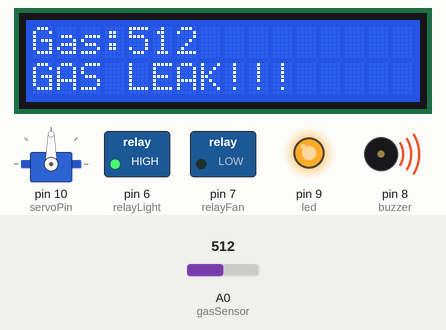
A sketch run on a simulated Arduino Uno, built with avr-gcc and run on an emulated ATmega328P. Parts: servo, 16×2 character LCD, switched loads named in the sketch (green lamp = pin HIGH), output pins drawn as LEDs (lit = HIGH), buzzer (waves = sounding, pin HIGH). The inputs (shaded band) are chosen by the test bench; at power-on: A0 (gasSensor) = 512.

Above: at 3.2 s.
3.3 s: A0 (gasSensor) set to 369
At 4.8 s:
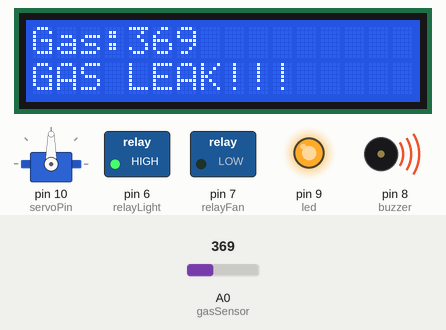
5.1 s: A0 (gasSensor) set to 340
At 6.2 s:
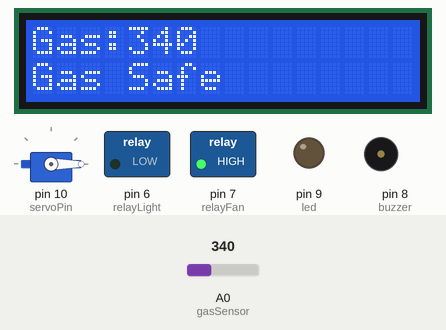
6.7 s: A0 (gasSensor) set to 360
At 7.6 s:
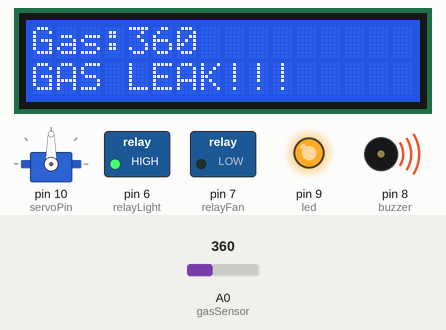
Timing chart, 0 to 9.7 s (numbered marks = the images above; inputs shaded):
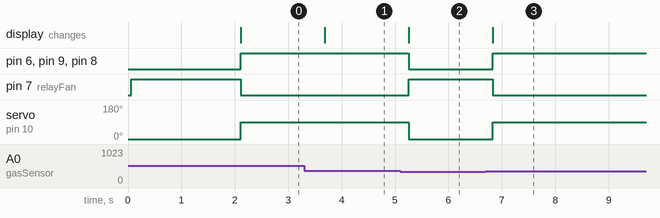

The sketch:

Gas_Leak_Detection.ino
```cpp
#include <Wire.h>
#include <LiquidCrystal_I2C.h>
#include <Servo.h>

LiquidCrystal_I2C lcd(0x27, 16, 2);
Servo windowServo;

// Pins
const int gasSensor = A0;
const int buzzer = 8;
const int led = 9;
const int relayLight = 6;
const int relayFan = 7;
const int servoPin = 10;

int threshold = 350;

void setup() {
  pinMode(gasSensor, INPUT);
  pinMode(buzzer, OUTPUT);
  pinMode(led, OUTPUT);
  pinMode(relayLight, OUTPUT);
  pinMode(relayFan, OUTPUT);

  windowServo.attach(servoPin);
  windowServo.write(0);

  lcd.init();
  lcd.backlight();

  // Normal State
  digitalWrite(relayLight, LOW);   // Light ON (Active LOW relay)
  digitalWrite(relayFan, HIGH);    // Fan OFF

  digitalWrite(buzzer, LOW);
  digitalWrite(led, LOW);

  lcd.setCursor(0,0);
  lcd.print("Gas Detector");
  lcd.setCursor(0,1);
  lcd.print("System Ready");
  delay(2000);
  lcd.clear();
}

void loop() {

  int gasValue = analogRead(gasSensor);

  lcd.setCursor(0,0);
  lcd.print("Gas:");
  lcd.print(gasValue);
  lcd.print("   ");

  if(gasValue > threshold){

    lcd.setCursor(0,1);
    lcd.print("GAS LEAK!!!   ");

    digitalWrite(buzzer,HIGH);
    digitalWrite(led,HIGH);

    digitalWrite(relayLight,HIGH); // Light OFF
    digitalWrite(relayFan,LOW);    // Fan ON

    windowServo.write(90);

  }
  else{

    lcd.setCursor(0,1);
    lcd.print("Gas Safe      ");

    digitalWrite(buzzer,LOW);
    digitalWrite(led,LOW);

    digitalWrite(relayLight,LOW);  // Light ON
    digitalWrite(relayFan,HIGH);   // Fan OFF

    windowServo.write(0);
  }

  delay(500);
}
```

Measured:
- the behaviour switches between 351 and 350 on A0 (gasSensor) (found by bisection; images 1 and 2)
- after the input at 3.3 s, the display: changes after 0.39 s (image 1)
- after the input at 5.1 s, pin 6 (relayLight), pin 9 (led), pin 8 (buzzer): HIGH → LOW after 0.16 s; pin 7 (relayFan): LOW → HIGH after 0.16 s; servo on pin 10 (servoPin): 90° → 0° after 0.16 s; the display: changes after 0.16 s (image 2)
- after the input at 6.7 s, pin 6 (relayLight), pin 9 (led), pin 8 (buzzer): LOW → HIGH after 0.13 s; pin 7 (relayFan): HIGH → LOW after 0.13 s; servo on pin 10 (servoPin): 0° → 90° after 0.13 s; the display: changes after 0.13 s (image 3)
